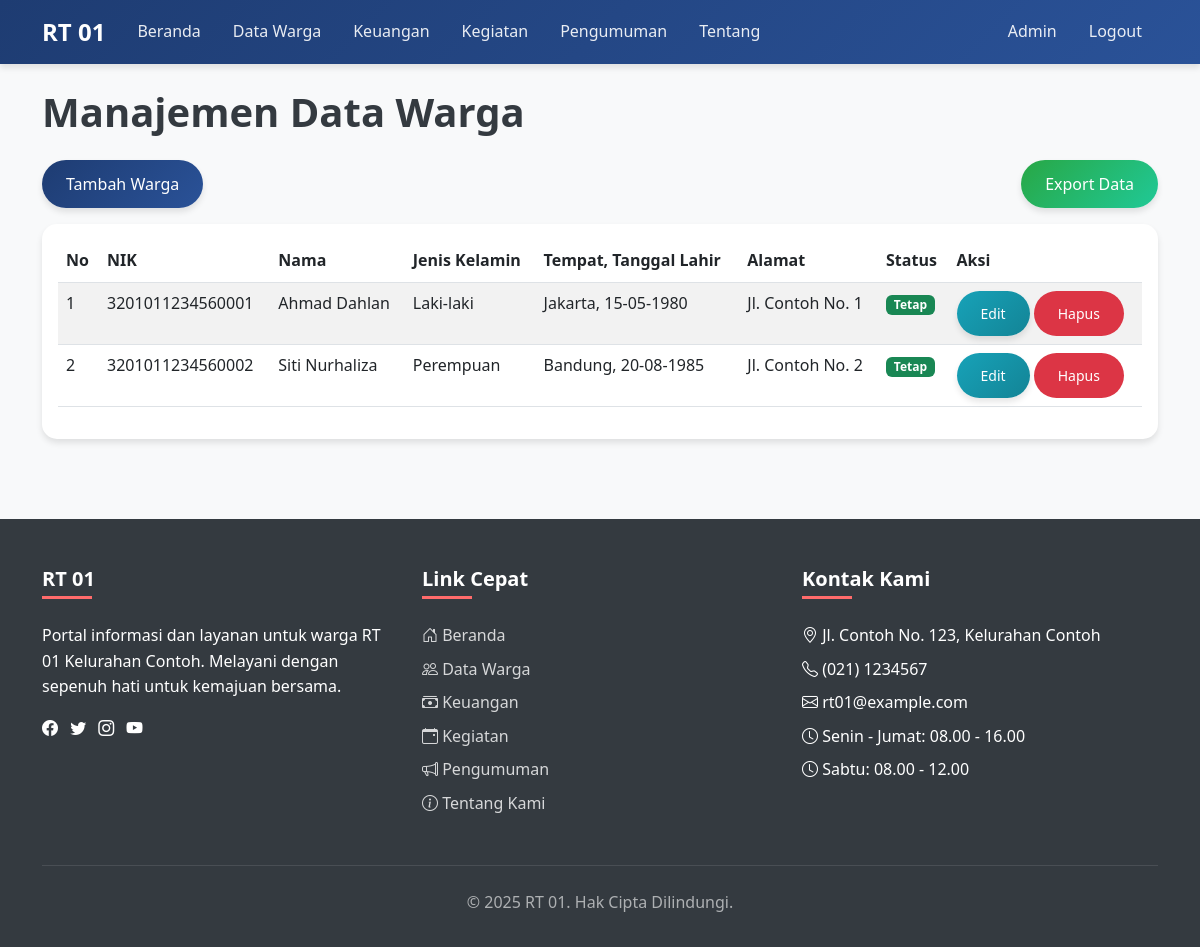
Screenshot of /public_html/admin/residents.php (signed in) with the database file from the repository.
### tables this page shows
CREATE TABLE residents (
    id INT(11) PRIMARY KEY AUTO_INCREMENT,
    nik VARCHAR(16) NOT NULL UNIQUE,
    name VARCHAR(100) NOT NULL,
    gender ENUM('L', 'P') NOT NULL,
    birth_place VARCHAR(50) NOT NULL,
    birth_date DATE NOT NULL,
    address TEXT NOT NULL,
    phone VARCHAR(15),
    occupation VARCHAR(50),
    status ENUM('permanent', 'contract', 'new') NOT NULL,
    created_at TIMESTAMP DEFAULT CURRENT_TIMESTAMP
);

### public_html/includes/functions.php (called while the page is built, shortened)
<?php
require_once __DIR__ . '/../config/database.php';
function fetchAll($query, $params = []) {
    global $pdo;
    try {
        $stmt = $pdo->prepare($query);
        $stmt->execute($params);
        return $stmt->fetchAll(PDO::FETCH_ASSOC);
    } catch (PDOException $e) {
        die("Query failed: " . $e->getMessage());
    }
}
function formatDate($date) {
    return date('d-m-Y', strtotime($date));
}
?>

### public_html/admin/residents.php (the view, shortened to what this page needs)
<?php
require_once '../includes/header.php';
require_once '../includes/navbar.php';
require_once '../includes/functions.php';
$residents = fetchAll("SELECT * FROM residents ORDER BY name ASC");
?>
<div class="container mt-4">
    <h1 class="mb-4">Manajemen Data Warga</h1>
    <div class="d-flex justify-content-between mb-3">
        <a href="add_resident.php" class="btn btn-primary">Tambah Warga</a>
        <a href="export.php?type=residents" class="btn btn-success">Export Data</a>
    </div>
    <div class="card">
        <div class="card-body">
            <?php if (count($residents) > 0): ?>
                <div class="table-responsive">
                    <table class="table table-striped table-hover">
                        <thead>
                            <tr>
                                <th>No</th>
                                <th>NIK</th>
                                <th>Nama</th>
                                <th>Jenis Kelamin</th>
                                <th>Tempat, Tanggal Lahir</th>
                                <th>Alamat</th>
                                <th>Status</th>
                                <th>Aksi</th>
                            </tr>
                        </thead>
                        <tbody>
                            <?php $no = 1; ?>
                            <?php foreach ($residents as $resident): ?>
                                <tr>
                                    <td><?php echo $no++; ?></td>
                                    <td><?php echo $resident['nik']; ?></td>
                                    <td><?php echo $resident['name']; ?></td>
                                    <td><?php echo $resident['gender'] == 'L' ? 'Laki-laki' : 'Perempuan'; ?></td>
                                    <td><?php echo $resident['birth_place'] . ', ' . formatDate($resident['birth_date']); ?></td>
                                    <td><?php echo $resident['address']; ?></td>
                                    <td>
                                        <?php if ($resident['status'] == 'permanent'): ?>
                                            <span class="badge bg-success">Tetap</span>
                                        <?php elseif ($resident['status'] == 'contract'): ?>
                                            <span class="badge bg-warning">Kontrak</span>
                                        <?php else: ?>
                                            <span class="badge bg-info">Pendatang</span>
                                        <?php endif; ?>
                                    </td>
                                    <td>
                                        <a href="edit_resident.php?id=<?php echo $resident['id']; ?>" class="btn btn-sm btn-info">Edit</a>
                                        <a href="../process/delete_resident.php?id=<?php echo $resident['id']; ?>" class="btn btn-sm btn-danger" onclick="return confirm('Apakah Anda yakin ingin menghapus data ini?')">Hapus</a>
                                    </td>
                                </tr>
                            <?php endforeach; ?>
                        </tbody>
                    </table>
                </div>
            <?php else: ?>
                <div class="alert alert-info">Belum ada data warga.</div>
            <?php endif; ?>
        </div>
    </div>
</div>
<?php require_once '../includes/footer.php'; ?>

### assets/css/style.css (style rules this page uses)
body { font-family: 'Segoe UI', Tahoma, Geneva, Verdana, sans-serif; background-color: #f8f9fa; color: #343a40; line-height: 1.6; }
h1, h2, h3, h4, h5, h6 { font-weight: 600; margin-bottom: 1rem; }
a { text-decoration: none; color: #1e3c72; transition: all 0.3s ease; }
.btn { padding: 0.75rem 1.5rem; border-radius: 50px; font-weight: 500; transition: all 0.3s ease; border: none; cursor: pointer; }
.btn-primary { background: linear-gradient(135deg, #1e3c72, #2a5298); color: white; box-shadow: 0 4px 6px rgba(0, 0, 0, 0.1); }
.btn-success { background: linear-gradient(135deg, #28a745, #20c997); color: white; box-shadow: 0 4px 6px rgba(0, 0, 0, 0.1); }
.btn-info { background: linear-gradient(135deg, #17a2b8, #138496); color: white; box-shadow: 0 4px 6px rgba(0, 0, 0, 0.1); }
.card { border: none; border-radius: 15px; box-shadow: 0 4px 6px rgba(0, 0, 0, 0.1); transition: all 0.3s ease; margin-bottom: 1.5rem; }

### rows the page displays
residents: nik "3201011234560001", name "Ahmad Dahlan", gender "Laki-laki", birth_place "Jakarta", birth_date "15-05-1980", address "Jl. Contoh No. 1", status "Tetap"
residents: nik "3201011234560002", name "Siti Nurhaliza", gender "Perempuan", birth_place "Bandung", birth_date "20-08-1985", address "Jl. Contoh No. 2", status "Tetap"
